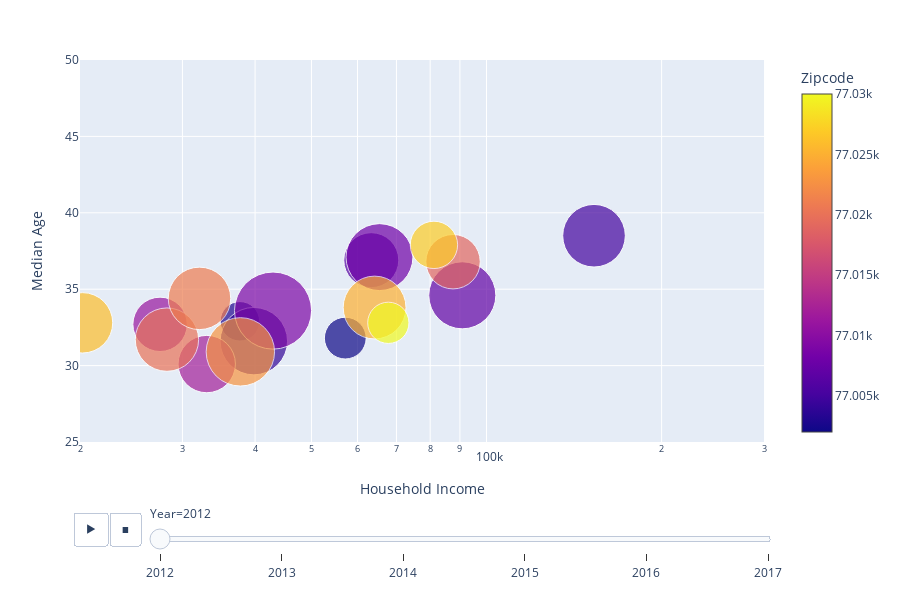

Here is the notebook cell this chart was saved with:
### Code cell
# zipcodes_list = .Zipcode.apply(str).tolist()
# zipcodes_list = ["ZC:" + " " + s for s in zipcodes_list]  

#gapminder = px.data.gapminder()
px.scatter(census_df, x="Household Income", y="Median Age", animation_frame="Year", animation_group="Zipcode",
           size="Population", color="Zipcode", hover_name="Zipcode",
           log_x=True, size_max=55, range_x=[20000,300000], range_y=[25,50])

### Figure 1 — Plotly figure (JSON) as saved in the notebook; plotly's stock layout.template omitted (floating-point values rounded to 4 significant figures)
{"data": [{"hoverlabel": {"namelength": 0}, "hovertemplate": "<b>%{hovertext}</b><br><br>Year=2012<br>Household Income=%{x}<br>Median Age=%{y}<br>Population=%{marker.size}<br>Zipcode=%{marker.color}", "hovertext": [77002, 77003, 77004, 77005, 77006, 77007, 77008, 77009, 77010, 77011, 77012, 77019, 77020, 77021, 77023, 77025, 77026, 77027, 77030], "ids": [77002, 77003, 77004, 77005, 77006, 77007, 77008, 77009, 77010, 77011, 77012, 77019, 77020, 77021, 77023, 77025, 77026, 77027, 77030], "legendgroup": "", "marker": {"color": [77002, 77003, 77004, 77005, 77006, 77007, 77008, 77009, 77010, 77011, 77012, 77019, 77020, 77021, 77023, 77025, 77026, 77027, 77030], "coloraxis": "coloraxis", "size": [11473, 10215, 29853, 25740, 19856, 29545, 29424, 39050, 342, 19396, 21619, 19450, 26381, 25640, 30696, 25935, 23963, 14745, 11184], "sizemode": "area", "sizeref": 13.13, "symbol": "circle"}, "mode": "markers", "name": "", "showlegend": false, "type": "scatter", "x": [57165, 37664, 39804, 153041, 63360, 90860, 65457, 42944, 149444, 27458, 33035, 87582, 28217, 32096, 37735, 64202, 20200, 81202, 67790], "xaxis": "x", "y": [31.8, 32.9, 31.6, 38.5, 36.9, 34.6, 37.1, 33.6, 50.6, 32.7, 30.1, 36.8, 31.7, 34.4, 30.9, 33.8, 32.8, 37.9, 32.8], "yaxis": "y"}], "layout": {"coloraxis": {"colorbar": {"title": {"text": "Zipcode"}}, "colorscale": [[0, "#0d0887"], [0.1111, "#46039f"], [0.2222, "#7201a8"], [0.3333, "#9c179e"], [0.4444, "#bd3786"], [0.5556, "#d8576b"], [0.6667, "#ed7953"], [0.7778, "#fb9f3a"], [0.8889, "#fdca26"], [1, "#f0f921"]]}, "height": 600, "legend": {"itemsizing": "constant", "tracegroupgap": 0}, "margin": {"t": 60}, "sliders": [{"active": 0, "currentvalue": {"prefix": "Year="}, "len": 0.9, "pad": {"b": 10, "t": 60}, "steps": [{"args": [["2012"], {"frame": {"duration": 0, "redraw": false}, "fromcurrent": true, "mode": "immediate", "transition": {"duration": 0, "easing": "linear"}}], "label": "2012", "method": "animate"}, {"args": [["2013"], {"frame": {"duration": 0, "redraw": false}, "fromcurrent": true, "mode": "immediate", "transition": {"duration": 0, "easing": "linear"}}], "label": "2013", "method": "animate"}, {"args": [["2014"], {"frame": {"duration": 0, "redraw": false}, "fromcurrent": true, "mode": "immediate", "transition": {"duration": 0, "easing": "linear"}}], "label": "2014", "method": "animate"}, {"args": [["2015"], {"frame": {"duration": 0, "redraw": false}, "fromcurrent": true, "mode": "immediate", "transition": {"duration": 0, "easing": "linear"}}], "label": "2015", "method": "animate"}, {"args": [["2016"], {"frame": {"duration": 0, "redraw": false}, "fromcurrent": true, "mode": "immediate", "transition": {"duration": 0, "easing": "linear"}}], "label": "2016", "method": "animate"}, {"args": [["2017"], {"frame": {"duration": 0, "redraw": false}, "fromcurrent": true, "mode": "immediate", "transition": {"duration": 0, "easing": "linear"}}], "label": "2017", "method": "animate"}], "x": 0.1, "xanchor": "left", "y": 0, "yanchor": "top"}], "updatemenus": [{"buttons": [{"args": [null, {"frame": {"duration": 500, "redraw": false}, "fromcurrent": true, "mode": "immediate", "transition": {"duration": 500, "easing": "linear"}}], "label": "&#9654;", "method": "animate"}, {"args": [[null], {"frame": {"duration": 0, "redraw": false}, "fromcurrent": true, "mode": "immediate", "transition": {"duration": 0, "easing": "linear"}}], "label": "&#9724;", "method": "animate"}], "direction": "left", "pad": {"r": 10, "t": 70}, "showactive": false, "type": "buttons", "x": 0.1, "xanchor": "right", "y": 0, "yanchor": "top"}], "xaxis": {"anchor": "y", "domain": [0, 0.98], "range": [4.301, 5.477], "title": {"text": "Household Income"}, "type": "log"}, "yaxis": {"anchor": "x", "domain": [0, 1], "range": [25, 50], "title": {"text": "Median Age"}}}}
